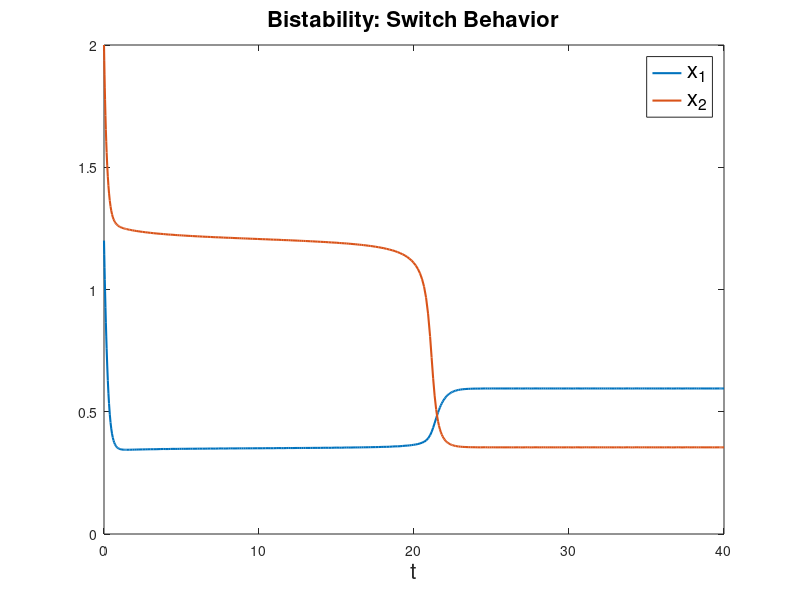
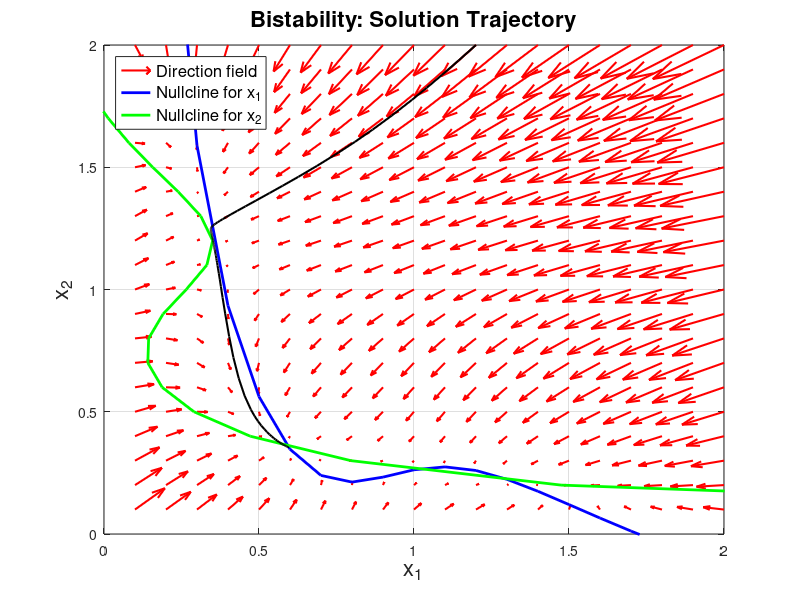

These charts were generated, in order, by the following MATLAB code:

function macrophage_bistable()
clear all
    s1    = 3.75;
    s2    = 3.75;
    %other parameters, 
    a1    = 5;
    a2    = 5;
    k1    = 1;
    k2    = 1;
    p1    = 0.5;
    p2    = 1; 
    n     = 6;
    m     = 6;
    b1    = 0.05;
    b2    = 0.05;
    q1    = 5; %mu
    q2    = 5;
    

tmax=40;
tspan=[0,tmax];
y0=[1.2,2];
[T,Y]=ode45(@macrophageODE, tspan,y0);
FP=Y(end,:);
figure(1)
plot(T,Y,'linewidth', 1.5)
xlim([0,tmax])
ylim([0,2])
legend('x_1','x_2','fontsize', 16)
title('Bistability: Switch Behavior','fontsize', 16)


xlabel('t', 'fontsize', 16) ;
% Computation of the nullclines R(I) and I(R) and,
%   additionally, the directional field of the ODE
y1 = linspace(0.1,2,20) ;
y2 = linspace(0.1,2,20) ;
[Y1,Y2] = meshgrid(y1,y2) ;

u = zeros(size(Y1)) ;
v = zeros(size(Y1)) ;

for j = 1:numel(Y1)
	z = macrophageODE(0,[Y1(j) ; Y2(j)]) ;
	u(j) = z(1) ;
	v(j) = z(2) ;
end

figure(2) ;
quiver( Y1, Y2, u, v, 2, 'r', 'linewidth', 1.5 ) ;
hold('on') ;

nullclineU = p2*(a1*y1.^n./(k1^n+y1.^n)+s1)./(q1*y1-b1)-p2;
nullclineV = p1*s2./(q2*y2-b2-a2*y2.^m./(y2.^m+k2^m))-p1;

% Graphical output starts here

plot(y1, nullclineU, 'b-', 'linewidth', 2)
plot(nullclineV, y2, 'g-', 'linewidth', 2)
plot(Y(:,1),Y(:,2),'k','linewidth',1.5)
xlim([0,2])
ylim([0,2])
hold('off');
xlabel('x_1', 'fontsize', 16) ;
ylabel('x_2', 'fontsize', 16) ;

grid;
legend('Direction field', 'Nullcline for x_1', 'Nullcline for x_2', ...
       'location', 'northwest','fontsize', 12) ;
title('Bistability: Solution Trajectory','fontsize', 16)
   
end


function dy=macrophageODE(~,y)

dy=zeros(2,1);

    s1    = 3.75;
    s2    = 3.75;
    %other parameters, 
    a1    = 5;
    a2    = 5;
    k1    = 1;
    k2    = 1;
    p1    = 0.5;
    p2    = 1; 
    n     = 6;
    m     = 6;
    b1    = 0.05;
    b2    = 0.05;
    q1    = 5; %mu
    q2    = 5;

    u=y(1);
    v=y(2);
    dy(1)=(a1*u^n/(k1^n+u^n)+s1)*(1/(1+v/p2))+b1-q1*u;
    dy(2)=a2*v^m/(k2^m+v^m)+s2*(1/(1+u/p1))+b2-q2*v;  

end

